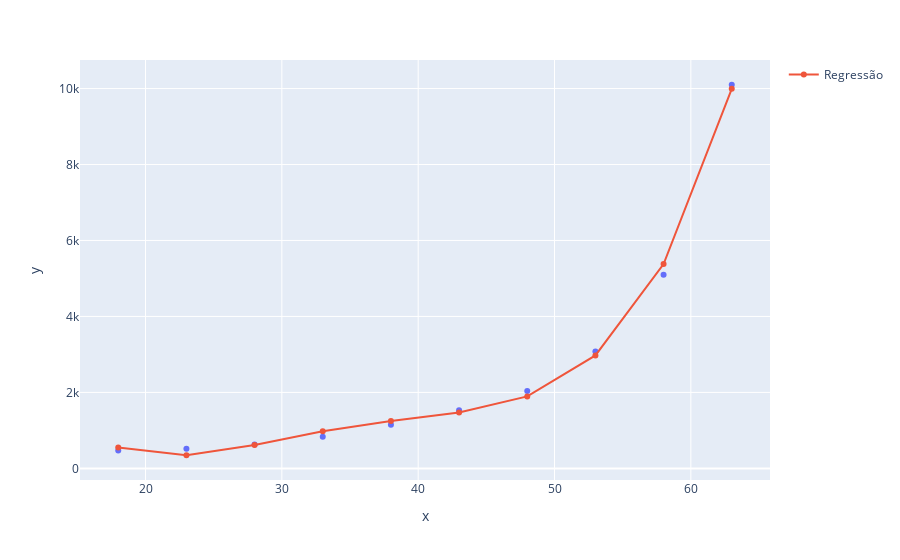

The notebook cell this image was saved under:
### Code cell
graphic = px.scatter(x=X_health_insurance[:, 0], y=y_health_insurance)
graphic.add_scatter(
    x=X_health_insurance[:, 0], y=predictions, name="Regressão")
graphic.show()

### Figure 1 — Plotly figure (JSON) as saved in the notebook; plotly's stock layout.template omitted (floating-point values rounded to 4 significant figures)
{"data": [{"hovertemplate": "x=%{x}<br>y=%{y}<extra></extra>", "legendgroup": "", "marker": {"color": "#636efa", "symbol": "circle"}, "mode": "markers", "name": "", "orientation": "v", "showlegend": false, "type": "scatter", "x": [18, 23, 28, 33, 38, 43, 48, 53, 58, 63], "xaxis": "x", "y": [470, 520, 630, 830, 1150, 1530, 2040, 3080, 5100, 10100], "yaxis": "y"}, {"name": "Regressão", "type": "scatter", "x": [18, 23, 28, 33, 38, 43, 48, 53, 58, 63], "y": [549.7, 345.9, 616.5, 975.8, 1249.0, 1473.0, 1895.0, 2973.0, 5379.0, 9993.0]}], "layout": {"legend": {"tracegroupgap": 0}, "margin": {"t": 60}, "xaxis": {"anchor": "y", "domain": [0, 1], "title": {"text": "x"}}, "yaxis": {"anchor": "x", "domain": [0, 1], "title": {"text": "y"}}}}
